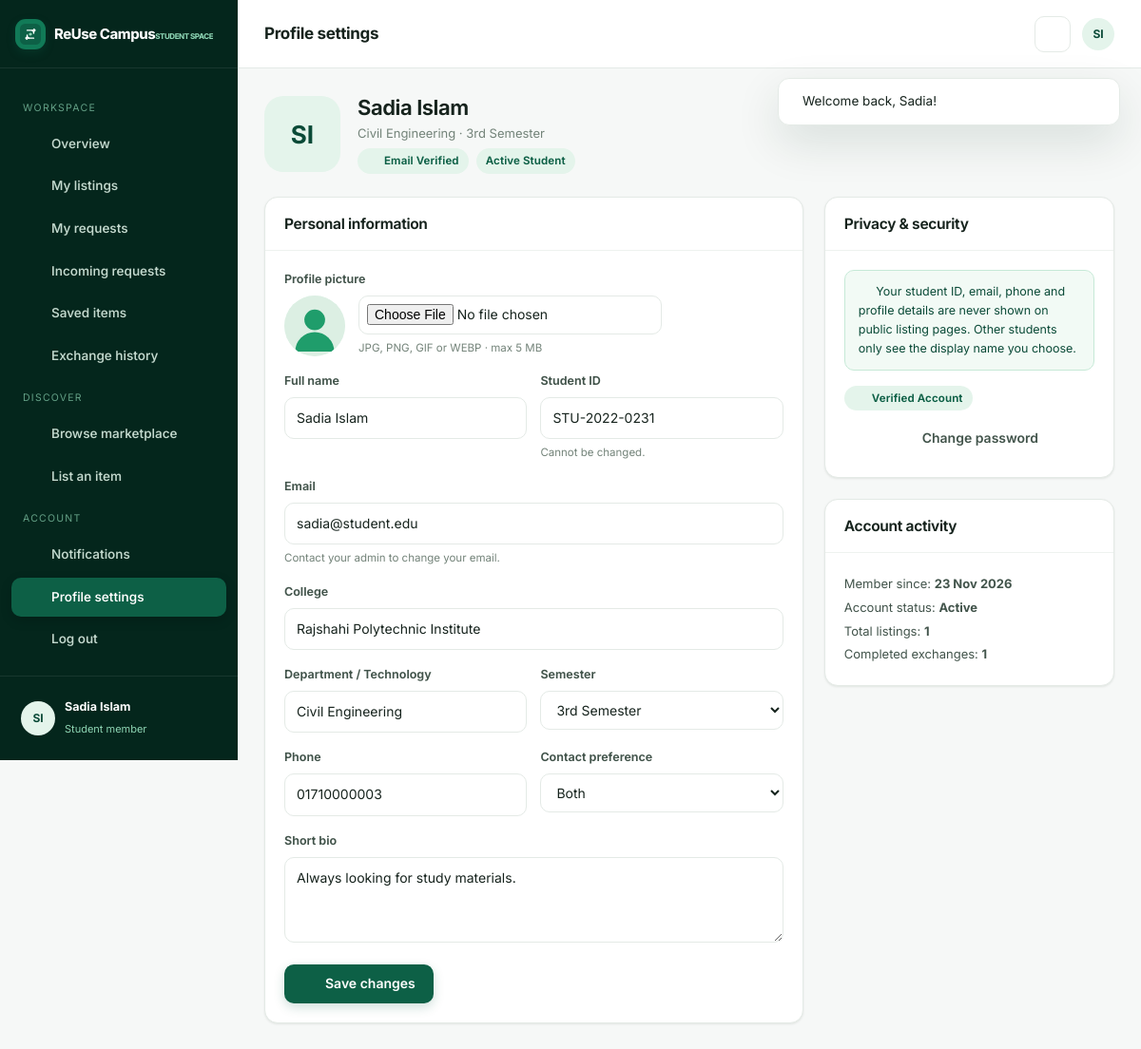
The app's page /profile/index.php (signed in) with its own data.
### tables this page shows
CREATE TABLE `users` (
  `id` INT UNSIGNED AUTO_INCREMENT PRIMARY KEY,
  `full_name` VARCHAR(120) NOT NULL,
  `student_id` VARCHAR(50) NOT NULL,
  `email` VARCHAR(190) NOT NULL,
  `password` VARCHAR(255) NOT NULL,
  `college` VARCHAR(190) DEFAULT NULL,
  `department` VARCHAR(190) DEFAULT NULL,
  `semester` VARCHAR(30) DEFAULT NULL,
  `phone` VARCHAR(30) DEFAULT NULL,
  `profile_picture` VARCHAR(255) DEFAULT NULL,
  `contact_preferences` VARCHAR(255) DEFAULT 'email',
  `bio` TEXT DEFAULT NULL,
  `email_verified` TINYINT(1) NOT NULL DEFAULT 0,
  `verification_token` VARCHAR(100) DEFAULT NULL,
  `status` ENUM('active','suspended') NOT NULL DEFAULT 'active',
  `created_at` TIMESTAMP NOT NULL DEFAULT CURRENT_TIMESTAMP,
  `updated_at` TIMESTAMP NOT NULL DEFAULT CURRENT_TIMESTAMP ON UPDATE CURRENT_TIMESTAMP,
  UNIQUE KEY `uq_users_email` (`email`),
  UNIQUE KEY `uq_users_student_id` (`student_id`),
  KEY `idx_users_status` (`status`)
);

### profile/index.php (the view, shortened to what the rows shown need)
<?php
require_once __DIR__ . '/../includes/auth.php';
require_once __DIR__ . '/../includes/icons.php';
requireLogin();
$user = authUser();
require_once __DIR__ . '/../includes/app_header.php';
?>
<div class="profile-head">
  <span class="avatar avatar-lg"><?= e(initials($user['full_name'])) ?></span>
  <div><h2><?= e($user['full_name']) ?></h2><p><?= e($user['department']) ?> · <?= e($user['semester'] ?: 'Semester not set') ?></p>
    <div style="margin-top:6px;display:flex;gap:8px;flex-wrap:wrap">
      <?= $user['email_verified'] ? '<span class="badge badge-completed">'.icon('check-circle',13).' Email verified</span>' : '<span class="badge badge-pending">Email not verified</span>' ?>
      <span class="badge badge-active">Active student</span>
    </div>
  </div>
</div>
<div class="two-col">
  <div class="panel">
    <div class="panel-head"><h2>Personal information</h2></div>
    <div class="panel-body">
      <form method="post" enctype="multipart/form-data" action="">
        <div class="form-row">
          <div class="form-group"><label>Full name</label><input class="input" name="full_name" required maxlength="120" value="<?= e($user['full_name']) ?>"></div>
          <div class="form-group"><label>Student ID</label><input class="input" value="<?= e($user['student_id']) ?>" readonly><div class="hint">Cannot be changed.</div></div>
        </div>
        <div class="form-group"><label>Email</label><input class="input" value="<?= e($user['email']) ?>" readonly><div class="hint">Contact your admin to change your email.</div></div>
        <div class="form-group"><label>College</label><input class="input" name="college" required maxlength="190" value="<?= e($user['college']) ?>"></div>
        <div class="form-row">
          <div class="form-group"><label>Department / Technology</label><input class="input" name="department" required maxlength="190" value="<?= e($user['department']) ?>"></div>
          <div class="form-group"><label>Semester</label><select class="select" name="semester"><option value="">Select</option>
            <?php foreach (['1st','2nd','3rd','4th','5th','6th','7th','8th'] as $s): ?><option value="<?= $s ?> Semester" <?= $user['semester']===$s.' Semester'?'selected':'' ?>><?= $s ?> Semester</option><?php endforeach; ?>
          </select></div>
        </div>
        <div class="form-row">
          <div class="form-group"><label>Phone</label><input class="input" name="phone" maxlength="30" value="<?= e($user['phone']) ?>"></div>
          <div class="form-group"><label>Contact preference</label><select class="select" name="contact_preferences">
            <option value="both" <?= $user['contact_preferences']==='both'?'selected':'' ?>>Both</option>
          </select></div>
        </div>
        <div class="form-group"><label>Short bio</label><textarea class="textarea" name="bio" maxlength="500" style="min-height:90px" placeholder="A little about yourself..."><?= e($user['bio']) ?></textarea></div>
      </form>
    </div>
  </div>
  <div>
    <div class="panel">
      <div class="panel-head"><h2>Privacy &amp; security</h2></div>
    </div>
    <div class="panel">
      <div class="panel-head"><h2>Account activity</h2></div>
      <div class="panel-body" style="font-size:13px;color:var(--text-2);line-height:1.9">
        <div>Member since: <b><?= e(date('d M Y', strtotime($user['created_at']))) ?></b></div>
        <div>Account status: <b><?= e(ucfirst($user['status'])) ?></b></div>
      </div>
    </div>
  </div>
</div>
<?php require_once __DIR__ . '/../includes/app_footer.php'; ?>

### includes/app_header.php (shortened to what the rows shown need)
<?php
require_once __DIR__ . '/functions.php';
require_once __DIR__ . '/auth.php';
require_once __DIR__ . '/icons.php';
$isAdminLayout = !empty($isAdminLayout);
$student  = $isAdminLayout ? null : authUser();
$admin    = $isAdminLayout ? ($admin ?? null) : null;
$notifCount = (!$isAdminLayout && $student) ? notificationCount($student['id']) : 0;
?>
<!DOCTYPE html>
<html lang="en">
<head>
  <link rel="stylesheet" href="<?= asset('css/style.css') ?>">
</head>
<body>
<div class="app">
  <?php require_once __DIR__ . '/sidebar.php'; ?>
  <div class="app-main">
    <header class="app-topbar">
      <div style="margin-left:auto;display:flex;align-items:center;gap:12px">
        <?php if (!$isAdminLayout): ?>
          <a href="<?= url('dashboard/notifications.php') ?>" class="nav-icon-btn" title="Notifications"><?= icon('bell',18) ?><?php if ($notifCount): ?><span class="notif-dot"></span><?php endif; ?></a>
        <?php endif; ?>
        <a href="<?= $isAdminLayout ? url('admin/index.php') : url('profile/index.php') ?>" class="avatar" style="width:34px;height:34px;font-size:12px"><?= e(initials($isAdminLayout ? ($admin['full_name']??'A') : ($student['full_name']??'S'))) ?></a>
      </div>
    </header>
    <main class="app-content">

### includes/sidebar.php (shortened to what the rows shown need)
<aside class="app-sidebar" id="appSidebar">
  <div class="sidebar-foot">
    <div class="sidebar-user">
      <span class="avatar"><?= $isAdminLayout ? e(initials($admin['full_name'] ?? 'A')) : e(initials($student['full_name'] ?? 'S')) ?></span>
      <div style="min-width:0"><b><?= e($isAdminLayout ? ($admin['full_name'] ?? 'Admin') : ($student['full_name'] ?? 'Student')) ?></b>
      <small><?= $isAdminLayout ? 'Administrator' : 'Student member' ?></small></div>
    </div>
  </div>
</aside>

### records on screen
users: full_name "SI", full_name "Sadia Islam", department "Civil Engineering", semester "3rd Semester", student "STU-2022-0231", email "sadia@student.edu", college "Rajshahi Polytechnic Institute", phone "01710000003", contact_preferences "Both", bio "Always looking for study materials.", created_at "23 Nov 2026", status "Active"

### other values on screen
$f['message'] "Welcome back, Sadia!"
$appTitle "Profile settings"
dbOne('SELECT COUNT(*) c FROM listings WHERE user_id=?',[$uid])['c'] "1"
